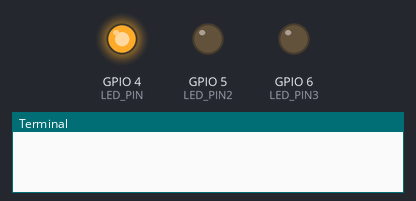
Bench run of a program on a simulated Raspberry Pi (BCM pin numbers). Parts: output pins drawn as LEDs (lit = HIGH), the last lines printed to the terminal. At 26.0 s the program stops and its outputs stay as they are.

Above: at 0.1 s.
At 2.1 s:
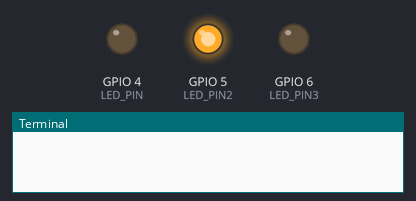
At 4.1 s:
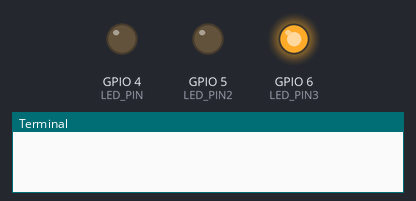
At 25.1 s:
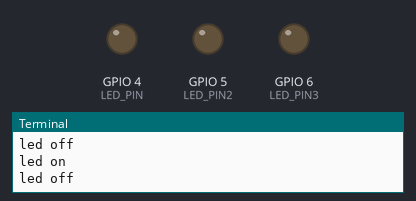
Timing chart, 0 to 26.6 s (numbered marks = the images above):
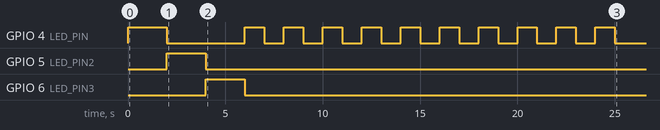

The program:

Led.py
```python
import RPi.GPIO as GPIO
import time

LED_PIN = 4
LED_PIN2 = 5
LED_PIN3 = 6

GPIO.setmode(GPIO.BCM) #GPIO.BCM or GPIO.BOARD
GPIO.setup(LED_PIN , GPIO.OUT) # GPIO.OUT or GPIO.IN
GPIO.setup(LED_PIN2 , GPIO.OUT) # GPIO.OUT or GPIO.IN
GPIO.setup(LED_PIN3 , GPIO.OUT) # GPIO.OUT or GPIO.IN

GPIO.output(LED_PIN, GPIO.HIGH)
time.sleep(2)
GPIO.output(LED_PIN, GPIO.LOW)

GPIO.output(LED_PIN2, GPIO.HIGH)
time.sleep(2)
GPIO.output(LED_PIN2, GPIO.LOW)

GPIO.output(LED_PIN3, GPIO.HIGH)
time.sleep(2)
GPIO.output(LED_PIN3, GPIO.LOW)

for i in range(10):
    GPIO.output(LED_PIN, GPIO.HIGH)
    print("led on")
    time.sleep(1)
    GPIO.output(LED_PIN, GPIO.LOW)
    print("led off")
    time.sleep(1)
GPIO.cleanup()
```

Measured:
- by itself, GPIO 4 (LED_PIN): goes HIGH 2.0 s, LOW 4.0 s, 9 × (HIGH 1.0 s, LOW 1.0 s), HIGH 1.0 s, then LOW
- by itself, GPIO 5 (LED_PIN2): LOW → HIGH at 2.0 s, → LOW 2.0 s later
- by itself, GPIO 6 (LED_PIN3): LOW → HIGH at 4.0 s, → LOW 2.0 s later
